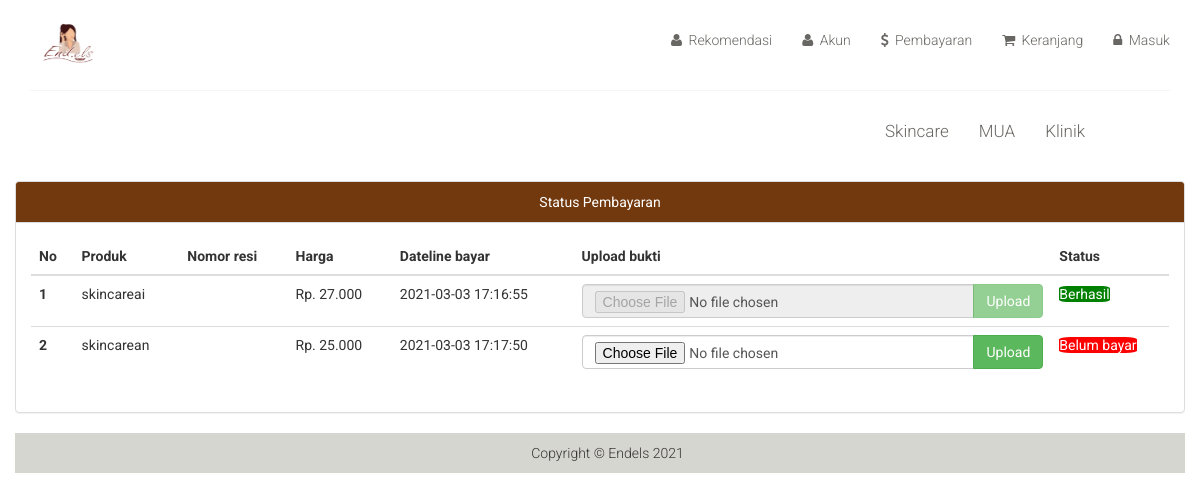
Page /skincare/transaksi on the committed database.
### tables this page shows
CREATE TABLE `beli` (
  `id_beli` int(11) NOT NULL,
  `id_produk` int(11) NOT NULL,
  `id_user` int(11) NOT NULL,
  `tgl_beli` datetime NOT NULL,
  `tgl_dateline` datetime NOT NULL,
  `banyak` int(11) NOT NULL,
  `total_harga` int(11) NOT NULL,
  `kurir` varchar(255) NOT NULL,
  `paket` varchar(255) NOT NULL,
  `resi` varchar(255) NOT NULL,
  `alamat` varchar(255) NOT NULL,
  `rt` int(11) NOT NULL,
  `rw` int(11) NOT NULL,
  `kelurahan` varchar(255) NOT NULL,
  `kecamatan` varchar(255) NOT NULL,
  `kabupaten` varchar(255) NOT NULL,
  `provinsi` varchar(255) NOT NULL,
  `status` enum('lunas','belum','gagal','menunggu') NOT NULL DEFAULT 'belum',
  `id_bayar` int(11) NOT NULL
);

CREATE TABLE `produk` (
  `id_produk` int(11) NOT NULL,
  `nama_produk` varchar(50) NOT NULL,
  `deskripsi` text NOT NULL,
  `foto` varchar(255) NOT NULL,
  `foto_2` varchar(255) NOT NULL,
  `foto_3` varchar(255) NOT NULL,
  `foto_4` varchar(255) NOT NULL,
  `harga` int(11) NOT NULL,
  `jumlah` int(11) NOT NULL,
  `berat` int(11) NOT NULL,
  `id_katagori` int(11) NOT NULL,
  `id_toko` int(11) NOT NULL,
  `rekomendasi` enum('1','0') NOT NULL DEFAULT '0'
);

### application/controllers/skincare.php (called while the page is built, shortened)
<?php
class Skincare extends CI_Controller {
	public function __construct()
	{
		$this->load->model('M_Produk', '', TRUE);
	}
	public function transaksi(){
		$id_user = 1;
		$data['transaksi'] = $this->M_Produk->transaksi($id_user);
		$this->load->view('template/header');
		$this->load->view('user/pembayaran',$data);
		$this->load->view('template/footer');
	}
}

### index.php (called while the page is built, shortened)
<?php
require_once BASEPATH.'core/CodeIgniter.php';

### application/models/M_Produk.php (called while the page is built, shortened)
<?php
class M_Produk extends CI_Model
{
	public function transaksi($id){
		$this->db->select('*');
		$this->db->from('beli');
		$this->db->join('produk','produk.id_produk=beli.id_produk');
		$this->db->where('id_user',$id);
		$query = $this->db->get();
		return $query->result_array();
	}
}

### application/views/user/pembayaran.php (the view, shortened to what this page needs)
<div class="panel panel-default">
	<div class="panel-heading text-center">Status Pembayaran</div>
	<div class="panel-body">
		<table class="table table-hover">
			<thead>
				<tr>
					<th>No</th>
					<th>Produk</th>
					<th>Nomor resi</th>
					<th>Harga</th>
					<th>Dateline bayar</th>
					<th>Upload bukti</th>
					<th>Status</th>
				</tr>
			</thead>
			<tbody>
				<?php
				$i=0;
				foreach ($transaksi as $tran) {
					$i++;
					if ($tran['status'] == "belum" || $tran['status'] == "gagal") {
						$tampil ="enabled";
					} else {
						$tampil ="disabled";
					}
				?>
					<tr>
						<th scope="row"><?=$i;?></th>
						<td><?=$tran['nama_produk']?></td>
						<td><?=$tran['resi']?></td>
						<td>Rp. <?=number_format($tran['total_harga'],'0','','.');?></td>
						<td><?=$tran['tgl_dateline']?></td>
						<td>
						<?php
							$hidden = array('id_tran' => $tran['id_beli']);
							echo form_open_multipart('skincare/upload_bayar','id="form'.$i.'"',$hidden);
						?>
							<div class="input-group">
								<input type="file" class="form-control c" <?=$tampil;?> id="image" name="image">
								<span class="input-group-btn">
									<button class="btn btn-success" type="submit" <?=$tampil;?> form="form<?=$i?>">Upload</button>
								</span>
							</div>
						</form>
						</td>
						<td>
							<?php if ($tran['status'] == "belum") {
								echo '<mark class="belum">Belum bayar</mark>';
							} elseif ($tran['status'] == "menunggu") {
								echo '<mark class="menunggu">Menunggu ACC</mark>';
							}elseif ($tran['status'] == "lunas") {
								echo '<mark class="berhasil">Berhasil</mark>';
							}elseif ($tran['status'] == "gagal") {
								echo '<mark class="belum">Gagal</mark>';
							}?>
						</td>
					</tr>
				<?php } ?>
			</tbody>
		</table>
</div>
</div>

### asset/css/main.css (style rules this page uses)
body { font-family: 'Roboto', sans-serif; background:; position: relative; font-weight:400px; }
.belum { color: white; background: red; border-radius: 15%; }
.berhasil { color: white; background: green; border-radius: 15%; }
.panel-default>.panel-heading { color: #fff; background-color: #72380e; }

### rows in the picture
beli: id_produk.nama_produk "skincareai", total_harga "27.000", tgl_dateline "2021-03-03 17:16:55", status "Berhasil"
beli: id_produk.nama_produk "skincarean", total_harga "25.000", tgl_dateline "2021-03-03 17:17:50", status "Belum bayar"
